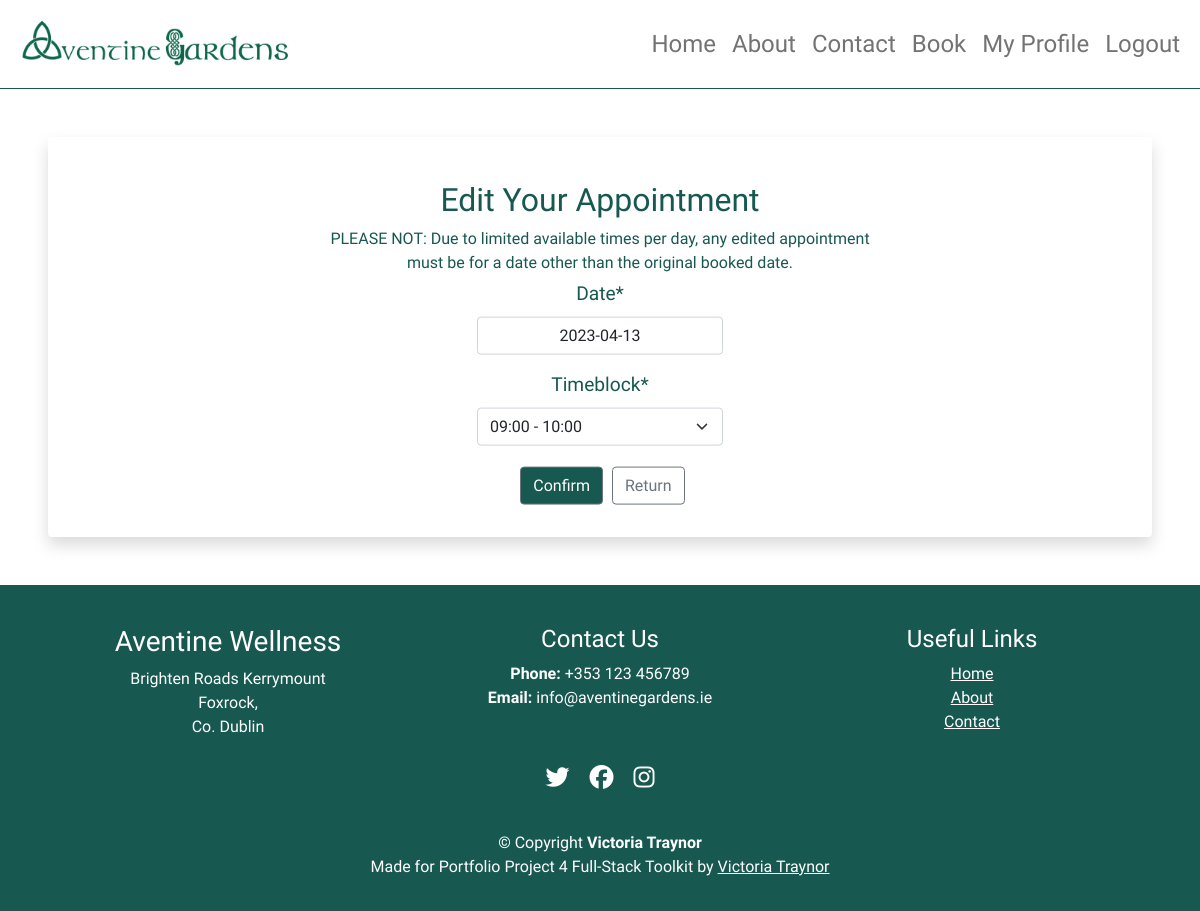
/appointments/appointment/7/edit (signed in), run on an earlier commit of the app's database.
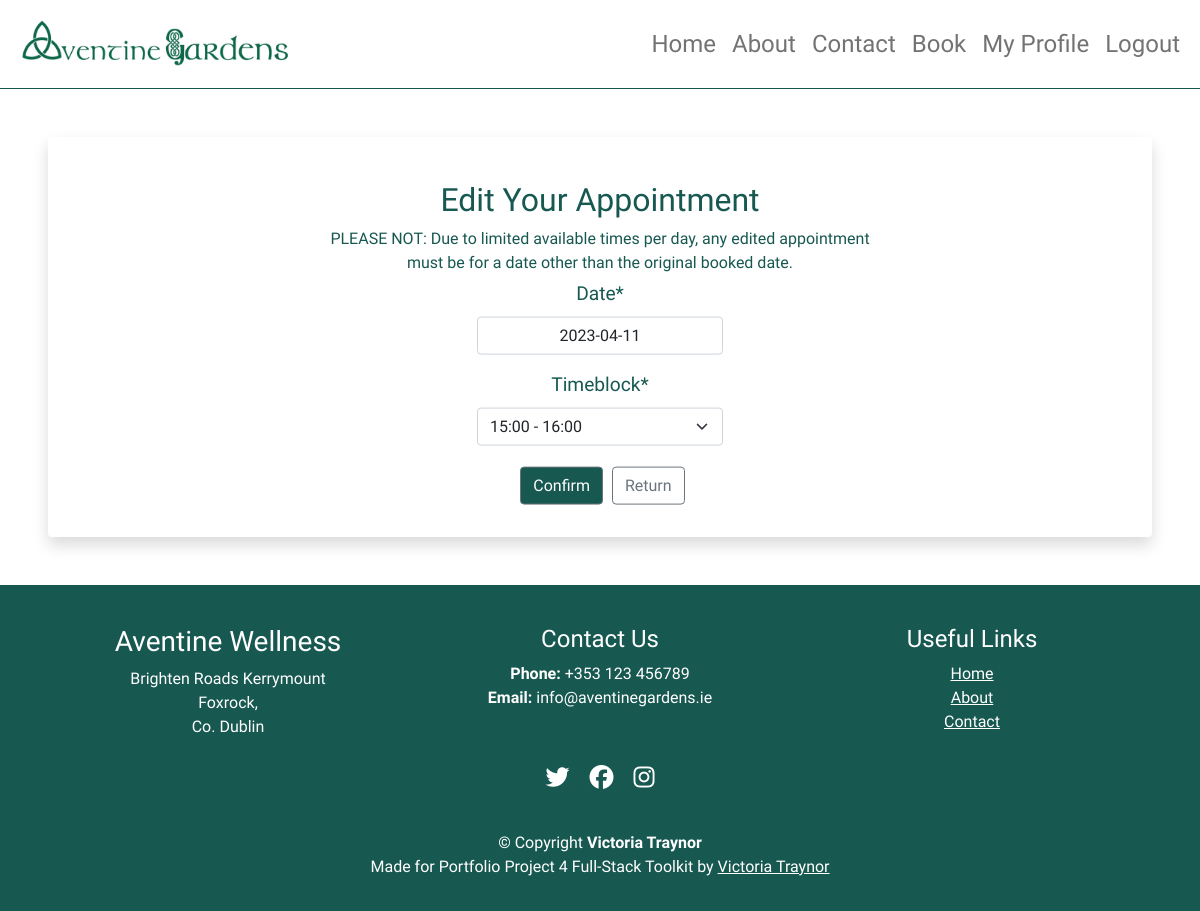
And on a later commit of the database.
### booking/models.py (models this page shows, shortened)
class Appointment(models.Model):
    AVAILABLE_TIMES = (
        ("9 AM", "09:00 - 10:00"),
        ("11 AM", "11:00 - 12:00"),
        ("1 PM", "13:00 - 14:00"),
        ("3 PM", "15:00 - 16:00"),
    )
    user = models.ForeignKey(User, on_delete=models.CASCADE, null=True, blank=True)
    date_posted = models.DateField(default=timezone.now)
    date = models.DateField(default=datetime.now)
    timeblock = models.CharField(max_length=10, choices=AVAILABLE_TIMES, default="9 AM")

### booking/views.py (the view, shortened to what this page needs)
class AppointmentEditView(LoginRequiredMixin, UserPassesTestMixin, UpdateView):
    template_name = "appointments/edit_appointment.html"
    form_class = AppointmentForm
    queryset = Appointment.objects.all()
    def get_form(self, form_class=AppointmentForm):
        form = super(AppointmentEditView, self).get_form(form_class)
        form.user = self.request.user
        form.fields["date"].widget = DatePickerInput(
            options={
                "format": "DD/MM/YYYY",
                "minDate": (
                    datetime.datetime.today() + datetime.timedelta(days=0)
                ).strftime("%Y-%m-%d 00:00:00"),
                "maxDate": (
                    datetime.datetime.today() + datetime.timedelta(days=6)
                ).strftime("%Y-%m-%d 23:59:59"),
                "showTodayButton": True,
            }
        )
        return form
    def test_func(self):
        appt = self.get_object()
        return self.request.user == appt.user

### booking/forms.py (shortened to what this page needs)
class AppointmentForm(forms.ModelForm):
    AVAILABLE_TIMES = (
        ("9 AM", "09:00 - 10:00"),
        ("11 AM", "11:00 - 12:00"),
        ("1 PM", "13:00 - 14:00"),
        ("3 PM", "15:00 - 16:00"),
    )
    date = forms.DateField()
    timeblock = forms.ChoiceField(choices=AVAILABLE_TIMES)
    class Meta:
        model = Appointment
        fields = (
            "date",
            "timeblock",
        )
    def __init__(self, *args, **kwargs):
        self.user = kwargs.pop("user", None)
        super(AppointmentForm, self).__init__(*args, **kwargs)

### templates/appointments/edit_appointment.html (shortened to what this page needs)
{% extends "base.html" %}
{% load crispy_forms_tags %}
{% block content %}
<div class="shadow p-4 mb-5 bg-body bg-body rounded text-black m-5 update-div">
    <div class="verticle-center">
        <h2 class="text-center mt-3">Edit Your Appointment</h2>
        <p class="edit-p">PLEASE NOT: Due to limited available times per day, any edited appointment must be for a date other than the original booked date.</p>
        <div class="login-form">
            <form method="POST" class="appointment-form">{% csrf_token %}
                {{ form|crispy }}
                <button type="submit" class="btn btn-secondary profile-btns">Confirm</button>
                <a class="btn btn-outline-secondary" href="{% url 'user-profile' %}">Return</a>
            </form>
        </div>
    </div>
</div>
{%endblock%}

What changed in the data, as far as the page shows it:
changed Appointment: date "2023-04-13" → "2023-04-11"; timeblock "09:00 - 10:00" → "15:00 - 16:00"
